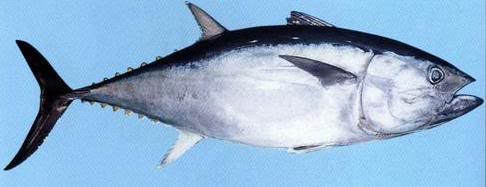
#> input picture fish1.jpg, 486 x 187 px
$ python sift.py
#> lines starting #> are read from the running program, lines starting #| are printed output that depends on the picture
import cv2, sys
import numpy as np

img = cv2.imread('fish1.jpg')
#> img is the input picture: shape (187, 486, 3); mean B, G, R 208.1, 177.1, 143
gray= cv2.cvtColor(img,cv2.COLOR_BGR2GRAY)
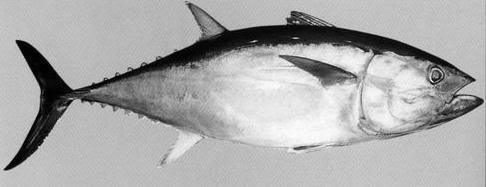
#> gray: shape (187, 486); min 0, max 254, mean 170.5
sift = cv2.xfeatures2d.SIFT_create()
kp = sift.detect(gray,None)
#> kp = 350 keypoints; strongest (x, y, size): (26, 49, 10.6), (27, 50, 11.5), (54, 92, 24.8), (376, 44, 16.7)
img=cv2.drawKeypoints(gray,kp)
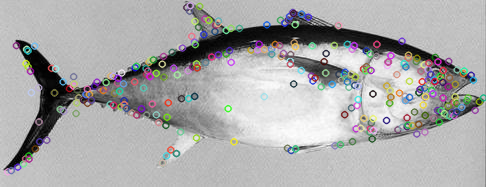
#> img: shape (187, 486, 3); mean of channels 0, 1, 2 170, 169.8, 170.2; drawn as B, G, R
cv2.imwrite('sift_keypoints.jpg',img)
img=cv2.drawKeypoints(gray,kp,flags=cv2.DRAW_MATCHES_FLAGS_DRAW_RICH_KEYPOINTS)
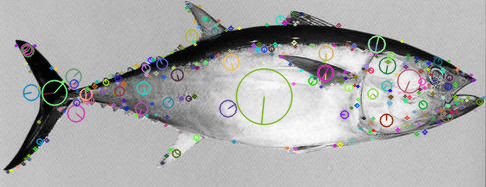
#> img: shape (187, 486, 3); mean of channels 0, 1, 2 169.3, 169.9, 169.5; drawn as B, G, R
cv2.imwrite('sift_keypoints.jpg',img)

$ run again, with fish10.jpg copied over fish1.jpg
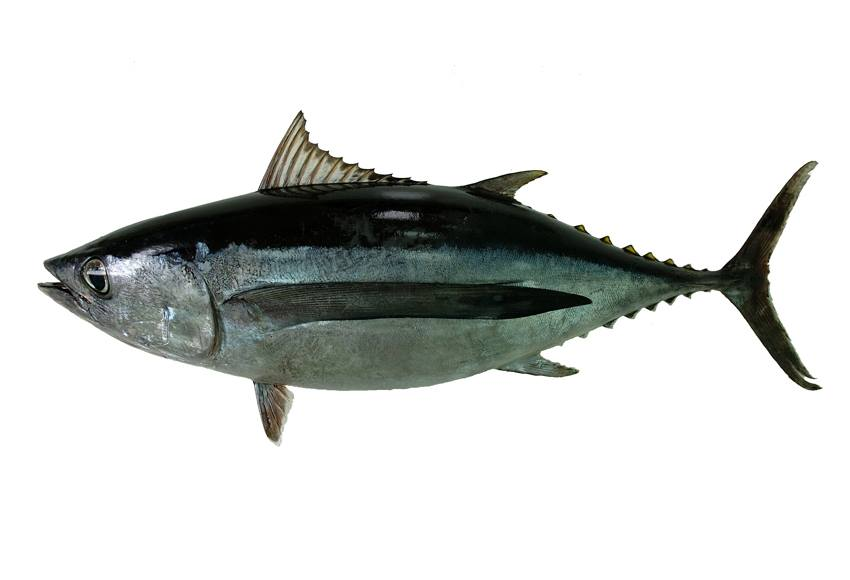
#> input picture fish10.jpg, 850 x 580 px
#> img is the input picture: shape (580, 850, 3); mean B, G, R 213.2, 215, 213
#> kp = 802 keypoints; strongest (x, y, size): (815, 387, 5.1), (745, 279, 39), (377, 270, 192.6), (545, 173, 2.4)
#> `img=cv2.drawKeypoints(gray,kp)`:
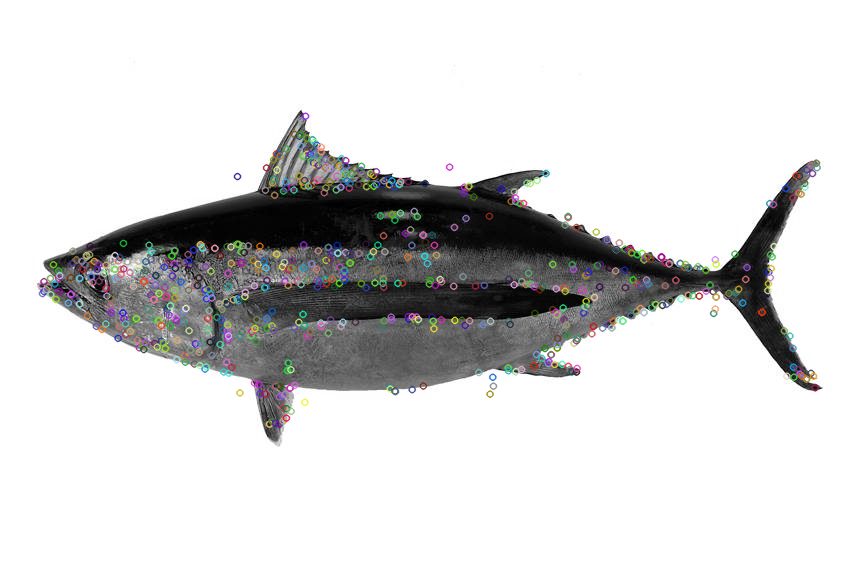
#> img: shape (580, 850, 3); mean of channels 0, 1, 2 214.6, 214.7, 214.7; drawn as B, G, R
#> `img=cv2.drawKeypoints(gray,kp,flags=cv2.DRAW_MATCHES_FLAGS_DRAW_RICH_K..`:
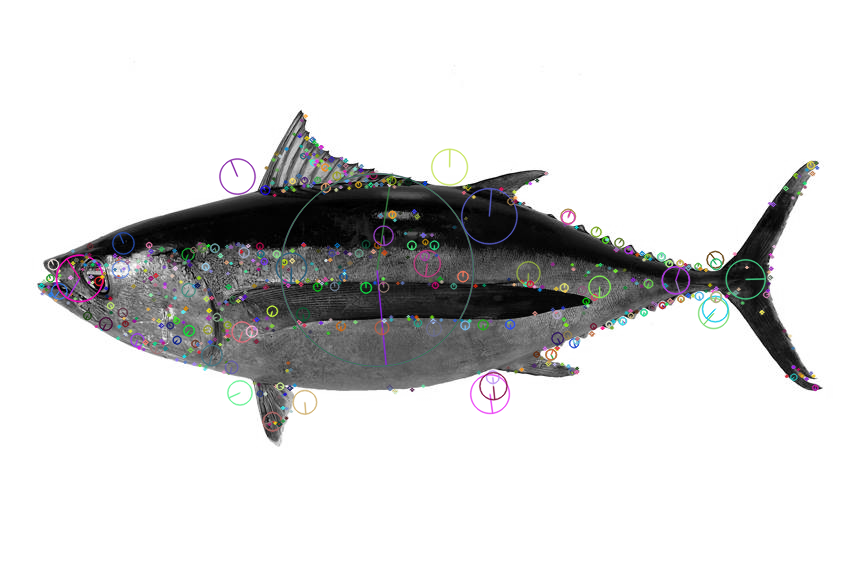
#> img: shape (580, 850, 3); mean of channels 0, 1, 2 214.5, 214.4, 214.4; drawn as B, G, R

$ run again, with fish11.jpg copied over fish1.jpg
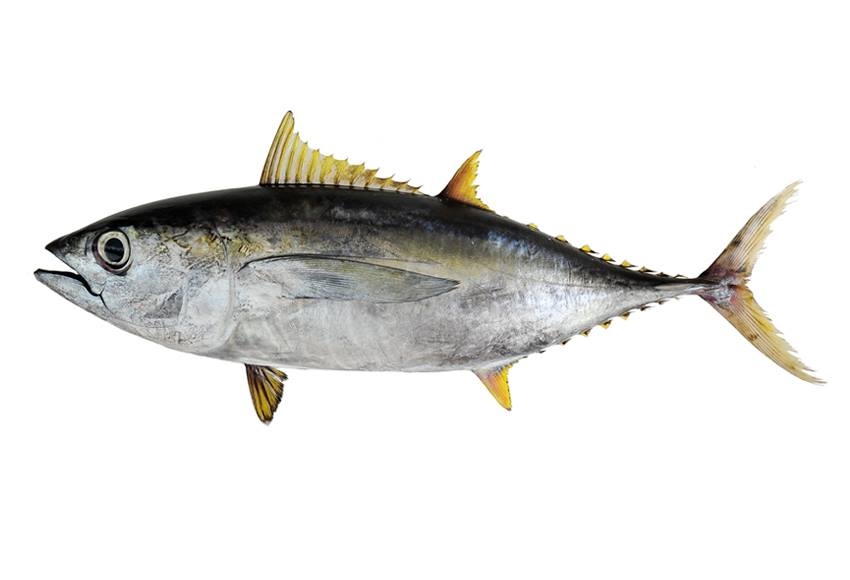
#> input picture fish11.jpg, 850 x 580 px
#> img is the input picture: shape (580, 850, 3); mean B, G, R 228.5, 230.5, 231.1
#> `gray= cv2.cvtColor(img,cv2.COLOR_BGR2GRAY)`:
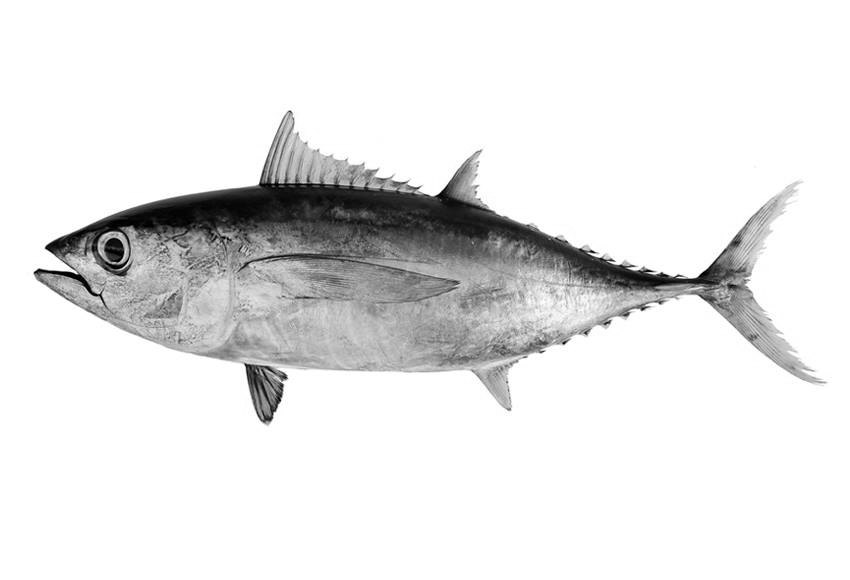
#> gray: shape (580, 850); min 0, max 255, mean 230.5
#> kp = 1122 keypoints; strongest (x, y, size): (55, 247, 10.3), (564, 343, 2), (284, 377, 4.3), (643, 309, 2.4)
#> `img=cv2.drawKeypoints(gray,kp,flags=cv2.DRAW_MATCHES_FLAGS_DRAW_RICH_K..`:
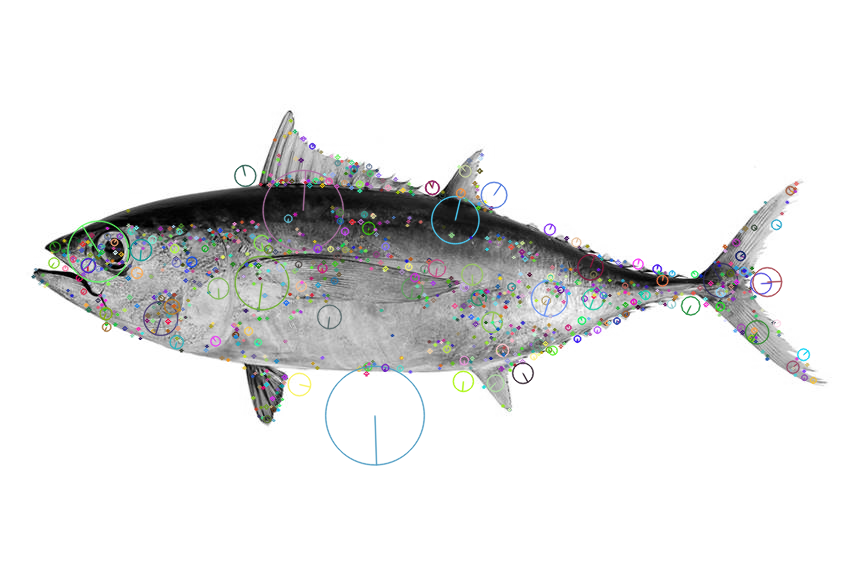
#> img: shape (580, 850, 3); mean of channels 0, 1, 2 229.6, 229.7, 229.3; drawn as B, G, R

$ run again, with fish2.jpg copied over fish1.jpg
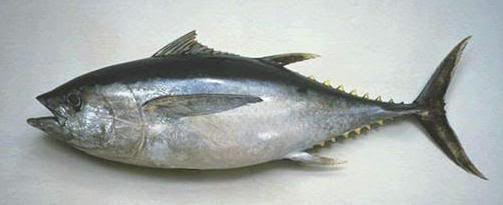
#> input picture fish2.jpg, 503 x 205 px
#> img is the input picture: shape (205, 503, 3); mean B, G, R 171.9, 173.6, 168.5
#> kp = 406 keypoints; strongest (x, y, size): (289, 67, 4.7), (261, 100, 1.9), (429, 113, 31.4), (274, 71, 25)
#> `img=cv2.drawKeypoints(gray,kp)`:
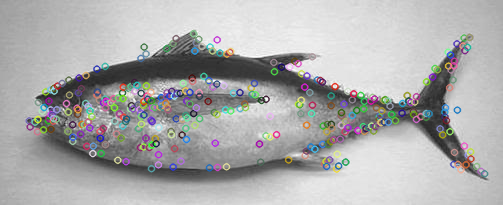
#> img: shape (205, 503, 3); mean of channels 0, 1, 2 171.4, 171.3, 171.3; drawn as B, G, R
#> `img=cv2.drawKeypoints(gray,kp,flags=cv2.DRAW_MATCHES_FLAGS_DRAW_RICH_K..`:
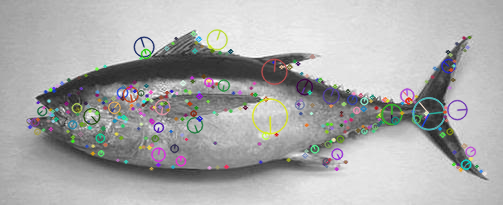
#> img: shape (205, 503, 3); mean of channels 0, 1, 2 170.7, 171.1, 170.8; drawn as B, G, R
